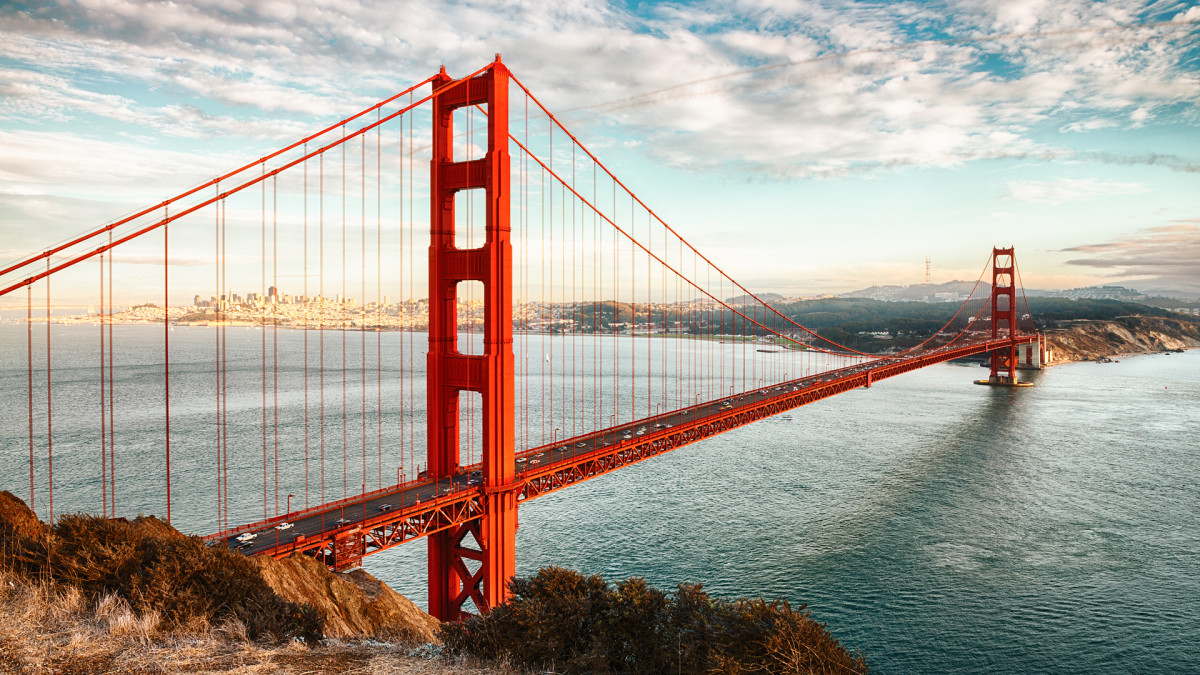
#> input picture images/goldengategridge.png, 1200 x 675 px
$ python resize.py --image images/goldengategridge.png
#> lines starting #> are read from the running program, lines starting #| are printed output that depends on the picture
import numpy as np
import argparse
import imutils
import cv2
import matplotlib.pyplot as plt

ap = argparse.ArgumentParser()
ap.add_argument("-i", "--image", required=True, help="Path to the image")
args = vars(ap.parse_args())

img = cv2.imread(args["image"])
#> img is the input picture: shape (675, 1200, 3); mean B, G, R 152.3, 161.9, 170.8

plt.figure()
f, axarr = plt.subplots(1, 4)

axarr[0].set_title("Original")
axarr[0].imshow(cv2.cvtColor(img, cv2.COLOR_BGR2RGB))

# compute the new ratio of height and width
# ratio of new width vs old width
ratio = 150.0 / img.shape[1]
#> ratio = 0.125
# width*height
dim = (150, int(img.shape[0]*ratio))
#> dim = (150, 84)

# INTER_LINEAR, INTER_CUBIC, INTER_NEAREST
resized = cv2.resize(img, dim, interpolation=cv2.INTER_AREA)
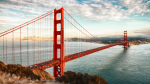
#> resized: shape (84, 150, 3); mean B, G, R 152.3, 161.9, 170.8
axarr[1].set_title("Resized (Width=150)")
axarr[1].imshow(cv2.cvtColor(resized, cv2.COLOR_BGR2RGB))


ratio = 50./img.shape[0]
#> ratio = 0.0741
# width*height
dim = (int(img.shape[1]*ratio), 50)
#> dim = (88, 50)

resized = cv2.resize(img, dim, interpolation=cv2.INTER_AREA)
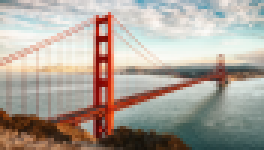
#> resized: shape (50, 88, 3) (shown 3 times larger); mean B, G, R 152.3, 161.9, 170.8
axarr[2].set_title("Resized (Height=50)")
axarr[2].imshow(cv2.cvtColor(resized, cv2.COLOR_BGR2RGB))


resized = imutils.resize(img, height=10)
axarr[3].set_title("Resized (height=10)")
axarr[3].imshow(cv2.cvtColor(resized, cv2.COLOR_BGR2RGB))


plt.show()
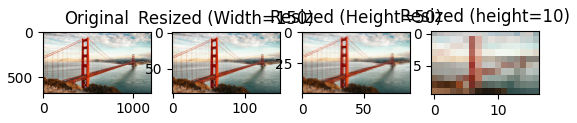
#> figure drawn by matplotlib, 4 panels
